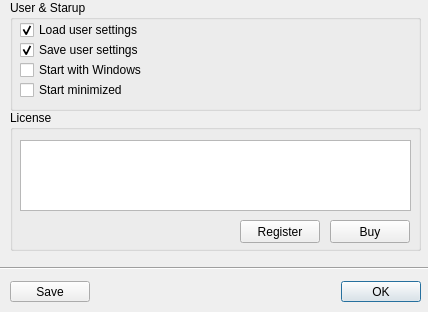
<?xml version="1.0" encoding="UTF-8"?>
<ui version="4.0">
 <class>Option</class>
 <widget class="QDialog" name="Option">
  <property name="geometry">
   <rect>
    <x>0</x>
    <y>0</y>
    <width>428</width>
    <height>312</height>
   </rect>
  </property>
  <property name="windowTitle">
   <string>Option</string>
  </property>
  <widget class="QDialogButtonBox" name="buttonBox">
   <property name="geometry">
    <rect>
     <x>220</x>
     <y>281</y>
     <width>201</width>
     <height>21</height>
    </rect>
   </property>
   <property name="orientation">
    <enum>Qt::Orientation::Horizontal</enum>
   </property>
   <property name="standardButtons">
    <set>QDialogButtonBox::StandardButton::Ok</set>
   </property>
  </widget>
  <widget class="QDialogButtonBox" name="buttonBox_2">
   <property name="geometry">
    <rect>
     <x>10</x>
     <y>281</y>
     <width>191</width>
     <height>21</height>
    </rect>
   </property>
   <property name="layoutDirection">
    <enum>Qt::LayoutDirection::RightToLeft</enum>
   </property>
   <property name="orientation">
    <enum>Qt::Orientation::Horizontal</enum>
   </property>
   <property name="standardButtons">
    <set>QDialogButtonBox::StandardButton::Save</set>
   </property>
  </widget>
  <widget class="Line" name="line">
   <property name="geometry">
    <rect>
     <x>-10</x>
     <y>260</y>
     <width>441</width>
     <height>16</height>
    </rect>
   </property>
   <property name="orientation">
    <enum>Qt::Orientation::Horizontal</enum>
   </property>
  </widget>
  <widget class="QGroupBox" name="groupBox">
   <property name="geometry">
    <rect>
     <x>10</x>
     <y>0</y>
     <width>411</width>
     <height>111</height>
    </rect>
   </property>
   <property name="title">
    <string>User &amp;&amp; Starup</string>
   </property>
   <widget class="QCheckBox" name="checkBox">
    <property name="geometry">
     <rect>
      <x>10</x>
      <y>20</y>
      <width>131</width>
      <height>20</height>
     </rect>
    </property>
    <property name="text">
     <string>Load user settings</string>
    </property>
    <property name="checked">
     <bool>true</bool>
    </property>
   </widget>
   <widget class="QCheckBox" name="checkBox_2">
    <property name="geometry">
     <rect>
      <x>10</x>
      <y>40</y>
      <width>131</width>
      <height>20</height>
     </rect>
    </property>
    <property name="text">
     <string>Save user settings</string>
    </property>
    <property name="checked">
     <bool>true</bool>
    </property>
   </widget>
   <widget class="QCheckBox" name="checkBox_3">
    <property name="geometry">
     <rect>
      <x>10</x>
      <y>60</y>
      <width>141</width>
      <height>20</height>
     </rect>
    </property>
    <property name="text">
     <string>Start with Windows</string>
    </property>
   </widget>
   <widget class="QCheckBox" name="checkBox_4">
    <property name="geometry">
     <rect>
      <x>10</x>
      <y>80</y>
      <width>121</width>
      <height>20</height>
     </rect>
    </property>
    <property name="text">
     <string>Start minimized</string>
    </property>
   </widget>
  </widget>
  <widget class="QGroupBox" name="groupBox_2">
   <property name="geometry">
    <rect>
     <x>10</x>
     <y>110</y>
     <width>411</width>
     <height>141</height>
    </rect>
   </property>
   <property name="title">
    <string>License</string>
   </property>
   <widget class="QTextEdit" name="textEdit">
    <property name="geometry">
     <rect>
      <x>10</x>
      <y>30</y>
      <width>391</width>
      <height>71</height>
     </rect>
    </property>
   </widget>
   <widget class="QPushButton" name="pushButton">
    <property name="geometry">
     <rect>
      <x>320</x>
      <y>110</y>
      <width>80</width>
      <height>23</height>
     </rect>
    </property>
    <property name="text">
     <string>Buy</string>
    </property>
   </widget>
   <widget class="QPushButton" name="pushButton_2">
    <property name="geometry">
     <rect>
      <x>230</x>
      <y>110</y>
      <width>80</width>
      <height>23</height>
     </rect>
    </property>
    <property name="text">
     <string>Register</string>
    </property>
   </widget>
  </widget>
 </widget>
 <resources/>
 <connections>
  <connection>
   <sender>buttonBox</sender>
   <signal>accepted()</signal>
   <receiver>Option</receiver>
   <slot>accept()</slot>
   <hints>
    <hint type="sourcelabel">
     <x>248</x>
     <y>254</y>
    </hint>
    <hint type="destinationlabel">
     <x>157</x>
     <y>274</y>
    </hint>
   </hints>
  </connection>
  <connection>
   <sender>buttonBox</sender>
   <signal>rejected()</signal>
   <receiver>Option</receiver>
   <slot>reject()</slot>
   <hints>
    <hint type="sourcelabel">
     <x>316</x>
     <y>260</y>
    </hint>
    <hint type="destinationlabel">
     <x>286</x>
     <y>274</y>
    </hint>
   </hints>
  </connection>
 </connections>
</ui>
